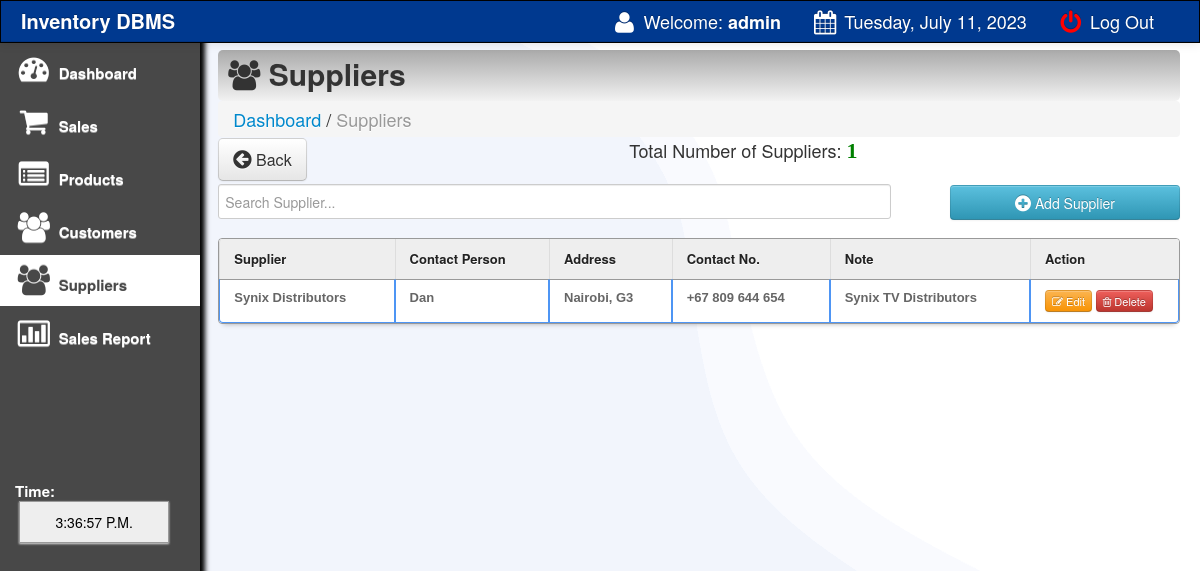
The app's page /main/supplier.php (signed in) with its own data.
### tables this page shows
CREATE TABLE `supliers` (
  `suplier_id` int(11) NOT NULL,
  `suplier_name` varchar(100) NOT NULL,
  `suplier_address` varchar(100) NOT NULL,
  `suplier_contact` varchar(100) NOT NULL,
  `contact_person` varchar(100) NOT NULL,
  `note` varchar(500) NOT NULL
);

### main/supplier.php (the view, shortened to what this page needs)
<html>
<head>
 <link href="css/bootstrap.css" rel="stylesheet">
    <link rel="stylesheet" type="text/css" href="css/DT_bootstrap.css">
  <link rel="stylesheet" href="css/font-awesome.min.css">
    <link href="css/bootstrap-responsive.css" rel="stylesheet">
<link href="../style.css" media="screen" rel="stylesheet" type="text/css" />
<link href="src/facebox.css" media="screen" rel="stylesheet" type="text/css" />
</head>
<?php
function createRandomPassword() {
	$chars = "003232303232023232023456789";
	$i = 0;
	$pass = '' ;
	while ($i <= 7) {
		$num = rand() % 33;
		$tmp = substr($chars, $num, 1);
		$pass = $pass . $tmp;
		$i++;
	}
	return $pass;
}
$finalcode='IDB-'.createRandomPassword();
?>
<body>
<?php include('navfixed.php');?>
<div class="container-fluid">
      <div class="row-fluid">
	<div class="span2">
          <div class="well sidebar-nav">
              <ul class="nav nav-list">
              <li><a href="index.php"><i class="icon-dashboard icon-2x"></i> Dashboard </a></li>
			<li><a href="sales.php?id=cash&invoice=<?php echo $finalcode ?>"><i class="icon-shopping-cart icon-2x"></i> Sales</a>  </li>
			<li><a href="products.php"><i class="icon-list-alt icon-2x"></i> Products</a>                                     </li>
			<li><a href="customer.php"><i class="icon-group icon-2x"></i> Customers</a>                                    </li>
			<li class="active"><a href="supplier.php"><i class="icon-group icon-2x"></i> Suppliers</a>                                    </li>
			<li><a href="salesreport.php?d1=0&d2=0"><i class="icon-bar-chart icon-2x"></i> Sales Report</a>                </li>
					<br><br><br><br><br><br>
			<li>
			 <div class="hero-unit-clock">
			<form name="clock">
			<font color="white">Time: <br></font>&nbsp;<input style="width:150px;" type="submit" class="trans" name="face" value="">
			</form>
			  </div>
			</li>
				</ul>
          </div>
        </div>
	<div class="span10">
	<div class="contentheader">
			<i class="icon-group"></i> Suppliers
			</div>
			<ul class="breadcrumb">
			<li><a href="index.php">Dashboard</a></li> /
			<li class="active">Suppliers</li>
			</ul>
<div style="margin-top: -19px; margin-bottom: 21px;">
<a  href="index.php"><button class="btn btn-default btn-large" style="float: left;"><i class="icon icon-circle-arrow-left icon-large"></i> Back</button></a>
<?php
			include('../connect.php');
				$result = $db->prepare("SELECT * FROM supliers ORDER BY suplier_id DESC");
				$result->execute();
				$rowcount = $result->rowcount();
			?>
			<div style="text-align:center;">
			Total Number of Suppliers: <font color="green" style="font:bold 22px 'Aleo';"><?php echo $rowcount;?></font>
			</div>
</div>
<input type="text" name="filter" style="height:35px; margin-top: -1px;" value="" id="filter" placeholder="Search Supplier..." autocomplete="off" />
<a rel="facebox" href="addsupplier.php"><Button type="submit" class="btn btn-info" style="float:right; width:230px; height:35px;" /><i class="icon-plus-sign icon-large"></i> Add Supplier</button></a><br><br>
<table class="table table-bordered" id="resultTable" data-responsive="table" style="text-align: left;">
	<thead>
		<tr>
			<th> Supplier </th>
			<th> Contact Person </th>
			<th> Address </th>
			<th> Contact No.</th>
			<th> Note</th>
			<th width="120"> Action </th>
		</tr>
	</thead>
	<tbody>
			<?php
				include('../connect.php');
				$result = $db->prepare("SELECT * FROM supliers ORDER BY suplier_id DESC");
				$result->execute();
				for($i=0; $row = $result->fetch(); $i++){
			?>
			<tr class="record">
			<td><?php echo $row['suplier_name']; ?></td>
			<td><?php echo $row['contact_person']; ?></td>
			<td><?php echo $row['suplier_address']; ?></td>
			<td><?php echo $row['suplier_contact']; ?></td>
			<td><?php echo $row['note']; ?></td>
			<td><a rel="facebox" href="editsupplier.php?id=<?php echo $row['suplier_id']; ?>"><button class="btn btn-warning btn-mini"><i class="icon-edit"></i> Edit </button></a>
			<a href="#" id="<?php echo $row['suplier_id']; ?>" class="delbutton" title="Click To Delete"><button class="btn btn-danger btn-mini"><i class="icon-trash"></i> Delete</button></a></td>
			</tr>
			<?php
				}
			?>
	</tbody>
</table>
</div>
</div>
</div>
</body>
<?php include('footer.php');?>
</html>

### style.css (style rules this page uses)
td a { color:darkblue; }
input { border: 1px solid #999; background: #EEEEEE; padding: 10px; box-shadow:0 1px 2px #ddd; -moz-box-shadow:0 1px 2px #ddd; -webkit-box-shadow:0 1px 2px #ddd; }
#filter { width: 70%; float:left; }
#resultTable { border-collapse: separate; background-color: #FFFFFF; border-spacing: 0; max-width: 100%; }
#resultTable { color: #666666; text-shadow: 0 1px 0 #FFFFFF; width: 100%; border: 1px solid #999999; box-shadow: 0 5px 5px -5px rgba(0, 0, 0, 0.3); margin-top: 13px; }
#resultTable thead tr th { background: none repeat scroll 0 0 #EEEEEE; color: #222222; padding: 10px 14px; text-align: left; border-top: 0 none; font-size: 13px; }
#resultTable tbody tr td { font: bold 13px 'Arial'; text-align: left; padding: 10px 14px; border-top: 1px solid #999999; }
#resultTable td { padding:7px; border:#4e95f4 1px solid; }
#resultTable tr { background: #fff; }

### main/supplier.php (style rules this page uses)
body { padding-top: 60px; padding-bottom: 40px; }
.sidebar-nav { padding: 9px 0; }

### records on screen
supliers: suplier_name "Synix Distributors", contact_person "Dan", suplier_address "Nairobi, G3", suplier_contact "+67 809 644 654", note "Synix TV Distributors"

### other values on screen
$_SESSION['SESS_LAST_NAME'] "admin"
$new "Tuesday, July 11, 2023"
$rowcount "1"
